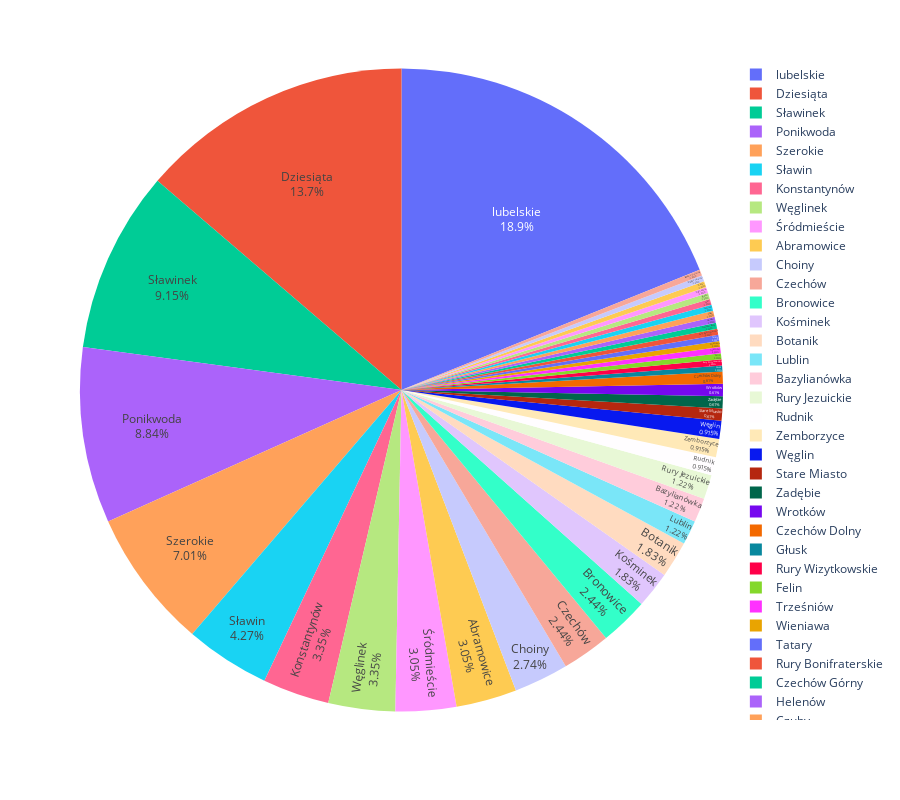

The notebook cell saved with this chart:
### Code cell
df = pd.DataFrame(data['Dzielnica'].value_counts())

df.columns = ['Ilosc']
df.index.name = 'Dzielnica'
fig = px.pie(df, values="Ilosc", names=df.index, height=800)
fig.update_traces(textposition='inside', textinfo='percent+label')
fig.show()

### Figure 1 — Plotly figure (JSON) as saved in the notebook; plotly's stock layout.template omitted (floating-point values rounded to 4 significant figures)
{"data": [{"domain": {"x": [0, 1], "y": [0, 1]}, "hovertemplate": "Dzielnica=%{label}<br>Ilosc=%{value}<extra></extra>", "labels": ["lubelskie", "Dziesiąta", "Sławinek", "Ponikwoda", "Szerokie", "Sławin", "Konstantynów", "Węglinek", "Śródmieście", "Abramowice", "Choiny", "Czechów", "Bronowice", "Kośminek", "Botanik", "Lublin", "Bazylianówka", "Rury Jezuickie", "Rudnik", "Zemborzyce", "Węglin", "Stare Miasto", "Zadębie", "Wrotków", "Czechów Dolny", "Głusk", "Rury Wizytkowskie", "Felin", "Trześniów", "Wieniawa", "Tatary", "Rury Bonifraterskie", "Czechów Górny", "Helenów", "Czuby", "Centrum", "LSM", "Hajdów", "Prawiedniki", "Piaski", "Majdan Tatarski", "Zadębie Pierwsze"], "legendgroup": "", "name": "", "showlegend": true, "textinfo": "percent+label", "textposition": "inside", "type": "pie", "values": [62, 45, 30, 29, 23, 14, 11, 11, 10, 10, 9, 8, 8, 6, 6, 4, 4, 4, 3, 3, 3, 2, 2, 2, 2, 1, 1, 1, 1, 1, 1, 1, 1, 1, 1, 1, 1, 1, 1, 1, 1, 1]}], "layout": {"height": 800, "legend": {"tracegroupgap": 0}, "margin": {"t": 60}}}
